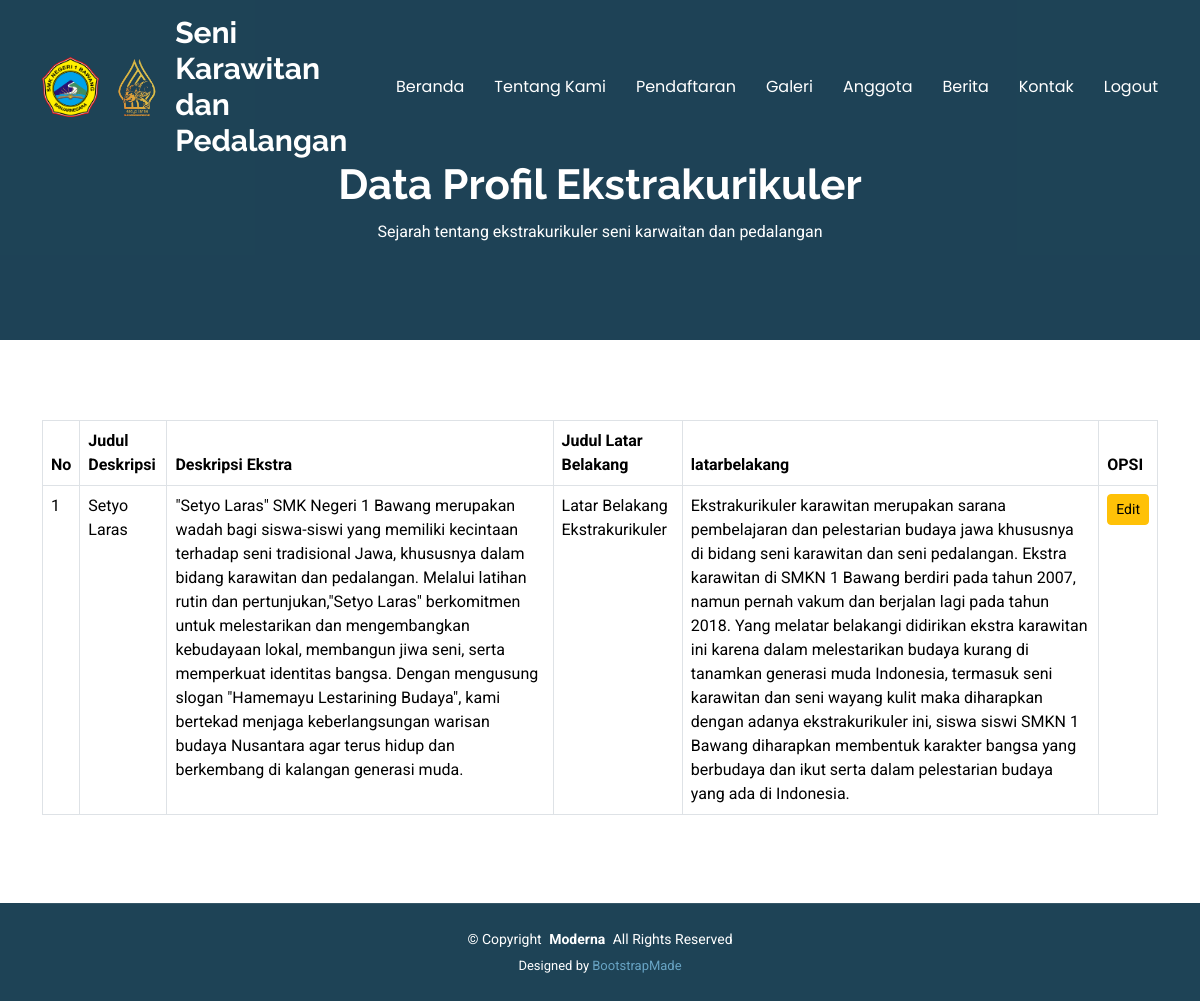
The page /admin/admin_sejarah.php on the database its author committed.
### tables this page shows
CREATE TABLE IF NOT EXISTS `dataprofil` (
  `id` int NOT NULL AUTO_INCREMENT,
  `juduldeskripsi` text NOT NULL,
  `deskirpsiekstra` text NOT NULL,
  `judullatarbelakang` text NOT NULL,
  `latarbelakang` text NOT NULL,
  PRIMARY KEY (`id`)
);

### admin/admin_sejarah.php (the view, shortened to what this page needs)
<!DOCTYPE html>
<html lang="en">
<head>
    <link href="../assets/vendor/bootstrap/css/bootstrap.min.css" rel="stylesheet">
    <link href="../assets/vendor/bootstrap-icons/bootstrap-icons.css" rel="stylesheet">
    <link href="../assets/vendor/aos/aos.css" rel="stylesheet">
    <link href="../assets/vendor/glightbox/css/glightbox.min.css" rel="stylesheet">
    <link href="../assets/vendor/swiper/swiper-bundle.min.css" rel="stylesheet">
    <link href="../assets/css/main.css" rel="stylesheet">
</head>
<body class="index-page">
<?php include '../function.php'; ?>
<?php include 'navbar.php'; ?>
    <main class="main">
    <div class="page-title dark-background">
        <div class="container position-relative">
        <h1>Data Profil Ekstrakurikuler</h1>
        <p>Sejarah tentang ekstrakurikuler seni karwaitan dan pedalangan</p>
        </div>
    </div>
    <div class="container py-5">
        <table class="table table-bordered">
            <thead>
                <tr>
                    <th>No</th>
                    <th>Judul Deskripsi</th>
                    <th>Deskripsi Ekstra</th>
                    <th>Judul Latar Belakang</th>
                    <th>latarbelakang</th>
                    <th>OPSI</th>
                </tr>
            </thead>
            <tbody>
                <?php
                $sql = "SELECT * FROM dataprofil";
                $result = $connect->query($sql);
                if ($result->num_rows > 0) {
                    $no = 1;
                    while ($row = $result->fetch_assoc()) {
                        echo '<tr>';
                        echo '<td>' . $no++ . '</td>';
                        echo '<td>' . htmlspecialchars($row['juduldeskripsi']) . '</td>';
                        echo '<td>' . htmlspecialchars($row['deskirpsiekstra']) . '</td>';
                        echo '<td>' . htmlspecialchars($row['judullatarbelakang']) . '</td>';
                        echo '<td>' . htmlspecialchars($row['latarbelakang']) . '</td>';
                        echo '<td>';
                        echo '<a href="ubah_sejarah.php?id=' . $row['id'] . '" class="btn btn-warning btn-sm">Edit</a> ';
                        echo '</td>';
                        echo '</tr>';
                    }
                } else {
                    echo "<tr><td colspan='5'>Tidak ada sejarah.</td></tr>";
                }
                ?>
            </tbody>
        </table>
    </div>
    </main>
    <?php include 'footer.php'; ?>
</body>
</html>

### assets/css/main.css (style rules this page uses)
:root { --default-font: "Roboto", system-ui, -apple-system, "Segoe UI", Roboto, "Helvetica Neue", Arial, "Noto Sans", "Liberation Sans", sans-serif, "Apple Color Emoji", "Segoe UI Emoji", "Segoe UI Symbol", "Noto Color Emoji"; --heading-font: "Raleway", sans-serif; --nav-font: "Poppins", sans-serif; }
:root { --background-color: #ffffff; --default-color: #555555; --heading-color: #1e4356; --accent-color: #68a4c4; --surface-color: #ffffff; --contrast-color: #ffffff; }
:root { --nav-color: #ffffff; --nav-hover-color: #68a4c4; --nav-mobile-background-color: #ffffff; --nav-dropdown-background-color: #ffffff; --nav-dropdown-color: #555555; --nav-dropdown-hover-color: #68a4c4; }
.dark-background { --background-color: #1e4356; --default-color: #ffffff; --heading-color: #ffffff; --surface-color: #284e62; --contrast-color: #ffffff; }
:root { scroll-behavior: smooth; }
body { color: var(--default-color); background-color: var(--background-color); font-family: var(--default-font); }
a { color: var(--accent-color); text-decoration: none; transition: 0.3s; }
h1, h2, h3, h4, h5, h6 { color: var(--heading-color); font-family: var(--heading-font); }
.page-title { color: var(--default-color); background-color: var(--background-color); padding: 160px 0 80px 0; text-align: center; position: relative; }
.page-title:before { content: ""; background-color: color-mix(in srgb, var(--background-color), transparent 50%); position: absolute; inset: 0; }
.page-title h1 { font-size: 42px; font-weight: 700; margin-bottom: 10px; }

### rows shown on the page
dataprofil: juduldeskripsi "Setyo Laras", deskirpsiekstra "\"Setyo Laras\" SMK Negeri 1 Bawang merupakan wadah bagi siswa-siswi yang memiliki kecintaan terhadap seni tradisional Jawa, khususnya dalam bidang karawitan dan pedalangan. Melalui latihan rutin dan pertunjukan,\"Setyo Laras\" berkomitmen untuk melestarikan dan mengembangkan kebudayaan lokal, membangun jiwa seni, serta memperkuat identitas bangsa. Dengan mengusung slogan \"Hamemayu Lestarining Budaya\", kami bertekad menjaga keberlangsungan warisan budaya Nusantara agar terus hidup dan berkembang di kalangan generasi muda.", judullatarbelakang "Latar Belakang Ekstrakurikuler", latarbelakang "Ekstrakurikuler karawitan merupakan sarana pembelajaran dan pelestarian budaya jawa khususnya di bidang seni karawitan dan seni pedalangan. Ekstra karawitan di SMKN 1 Bawang berdiri pada tahun 2007, namun pernah vakum dan berjalan lagi pada tahun 2018. Yang melatar belakangi didirikan ekstra karawitan ini karena dalam melestarikan budaya kurang di tanamkan generasi muda Indonesia, termasuk seni karawitan dan seni wayang kulit maka diharapkan dengan adanya ekstrakurikuler ini, siswa siswi SMKN 1 Bawang diharapkan membentuk karakter bangsa yang berbudaya dan ikut serta dalam pelestarian budaya yang ada di Indonesia."
